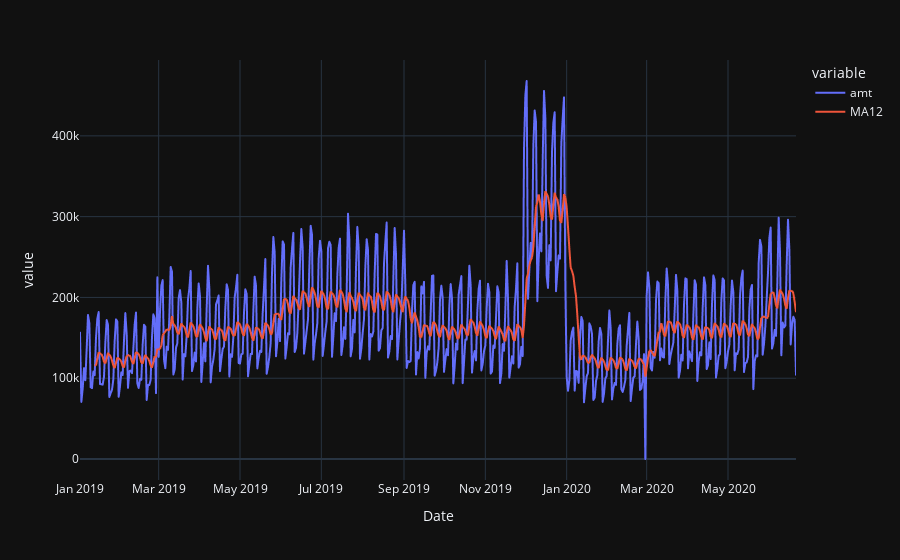

Source (notebook cell):
### Code cell
# create 12 month moving average
data_daily['MA12'] = data_daily['amt'].rolling(12).mean()

# plot the data and MA
import plotly.express as px
fig = px.line(data_daily, x="Date", y=["amt", "MA12"], template = 'plotly_dark')
fig.show()

### Figure 1 — Plotly figure (JSON) as saved in the notebook; plotly's stock layout.template omitted (floating-point values rounded to 4 significant figures; data arrays with more than 128 entries replaced by an {"elided": "..."} marker saying what was removed)
{"data": [{"hovertemplate": "variable=amt<br>Date=%{x}<br>value=%{y}<extra></extra>", "legendgroup": "amt", "line": {"color": "#636efa", "dash": "solid"}, "marker": {"symbol": "circle"}, "mode": "lines", "name": "amt", "showlegend": true, "type": "scattergl", "x": {"elided": "538 str values"}, "xaxis": "x", "y": {"elided": "538 float values"}, "yaxis": "y"}, {"hovertemplate": "variable=MA12<br>Date=%{x}<br>value=%{y}<extra></extra>", "legendgroup": "MA12", "line": {"color": "#EF553B", "dash": "solid"}, "marker": {"symbol": "circle"}, "mode": "lines", "name": "MA12", "showlegend": true, "type": "scattergl", "x": {"elided": "538 str values"}, "xaxis": "x", "y": {"elided": "538 float values"}, "yaxis": "y"}], "layout": {"autosize": true, "legend": {"title": {"text": "variable"}, "tracegroupgap": 0}, "margin": {"t": 60}, "xaxis": {"anchor": "y", "autorange": true, "domain": [0, 1], "range": ["2019-01-01", "2020-06-21"], "title": {"text": "Date"}, "type": "date"}, "yaxis": {"anchor": "x", "autorange": true, "domain": [0, 1], "range": [-26000.0, 493900.0], "title": {"text": "value"}, "type": "linear"}}}
